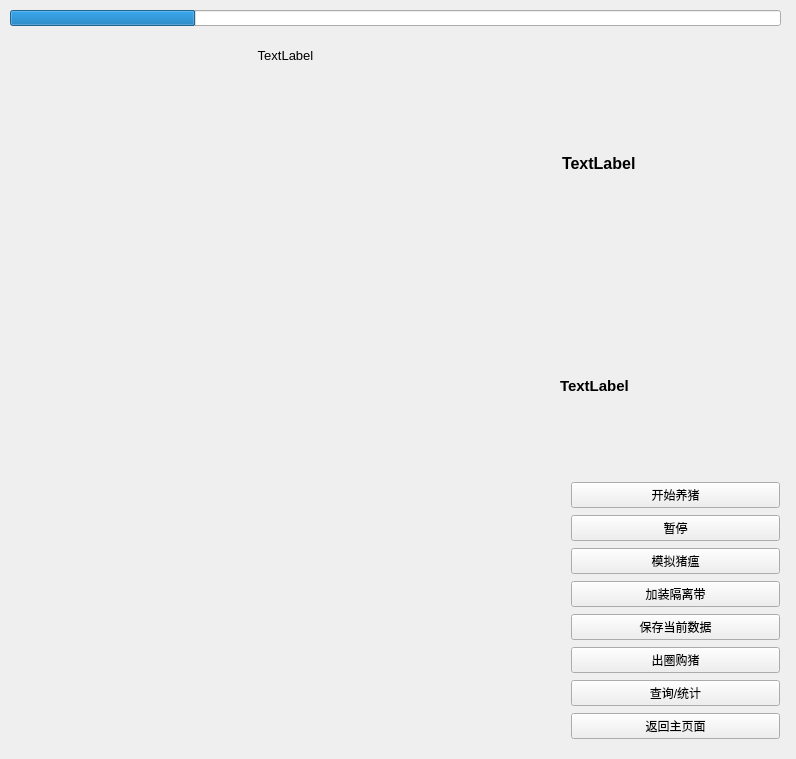
<?xml version="1.0" encoding="UTF-8"?>
<ui version="4.0">
 <class>MainWindow</class>
 <widget class="QMainWindow" name="MainWindow">
  <property name="geometry">
   <rect>
    <x>0</x>
    <y>0</y>
    <width>796</width>
    <height>759</height>
   </rect>
  </property>
  <property name="windowTitle">
   <string>MainWindow</string>
  </property>
  <widget class="QWidget" name="centralWidget">
   <widget class="QStackedWidget" name="stackedWidget">
    <property name="geometry">
     <rect>
      <x>0</x>
      <y>0</y>
      <width>791</width>
      <height>761</height>
     </rect>
    </property>
    <property name="currentIndex">
     <number>1</number>
    </property>
    <widget class="QWidget" name="pagestart">
     <layout class="QHBoxLayout" name="horizontalLayout_2">
      <item>
       <spacer name="horizontalSpacer">
        <property name="orientation">
         <enum>Qt::Horizontal</enum>
        </property>
        <property name="sizeType">
         <enum>QSizePolicy::Fixed</enum>
        </property>
        <property name="sizeHint" stdset="0">
         <size>
          <width>100</width>
          <height>20</height>
         </size>
        </property>
       </spacer>
      </item>
      <item>
       <widget class="QPushButton" name="startgame">
        <property name="text">
         <string>新的开始</string>
        </property>
       </widget>
      </item>
      <item>
       <widget class="QPushButton" name="readbutton">
        <property name="text">
         <string>读取上一次保存的数据</string>
        </property>
       </widget>
      </item>
      <item>
       <spacer name="horizontalSpacer_2">
        <property name="orientation">
         <enum>Qt::Horizontal</enum>
        </property>
        <property name="sizeType">
         <enum>QSizePolicy::Fixed</enum>
        </property>
        <property name="sizeHint" stdset="0">
         <size>
          <width>100</width>
          <height>20</height>
         </size>
        </property>
       </spacer>
      </item>
     </layout>
    </widget>
    <widget class="QWidget" name="pagemain">
     <widget class="QProgressBar" name="daytbar">
      <property name="geometry">
       <rect>
        <x>10</x>
        <y>10</y>
        <width>771</width>
        <height>16</height>
       </rect>
      </property>
      <property name="value">
       <number>24</number>
      </property>
      <property name="textVisible">
       <bool>false</bool>
      </property>
      <property name="orientation">
       <enum>Qt::Horizontal</enum>
      </property>
      <property name="invertedAppearance">
       <bool>false</bool>
      </property>
      <property name="textDirection">
       <enum>QProgressBar::TopToBottom</enum>
      </property>
     </widget>
     <widget class="QWidget" name="layoutWidget_2">
      <property name="geometry">
       <rect>
        <x>560</x>
        <y>470</y>
        <width>231</width>
        <height>281</height>
       </rect>
      </property>
      <layout class="QVBoxLayout" name="buttonlayout">
       <item>
        <widget class="QPushButton" name="startpig">
         <property name="text">
          <string>开始养猪</string>
         </property>
        </widget>
       </item>
       <item>
        <widget class="QPushButton" name="stoppig">
         <property name="text">
          <string>暂停</string>
         </property>
        </widget>
       </item>
       <item>
        <widget class="QPushButton" name="plague_pig">
         <property name="text">
          <string>模拟猪瘟</string>
         </property>
        </widget>
       </item>
       <item>
        <widget class="QPushButton" name="geli">
         <property name="text">
          <string>加装隔离带</string>
         </property>
        </widget>
       </item>
       <item>
        <widget class="QPushButton" name="savebutton">
         <property name="text">
          <string>保存当前数据</string>
         </property>
        </widget>
       </item>
       <item>
        <widget class="QPushButton" name="sellpig">
         <property name="text">
          <string>出圈购猪</string>
         </property>
        </widget>
       </item>
       <item>
        <widget class="QPushButton" name="to_check">
         <property name="text">
          <string>查询/统计</string>
         </property>
        </widget>
       </item>
       <item>
        <widget class="QPushButton" name="back_start">
         <property name="text">
          <string>返回主页面</string>
         </property>
        </widget>
       </item>
      </layout>
     </widget>
     <widget class="QChartView" name="chartweight" native="true">
      <property name="geometry">
       <rect>
        <x>10</x>
        <y>540</y>
        <width>551</width>
        <height>201</height>
       </rect>
      </property>
     </widget>
     <widget class="QChartView" name="chartnum" native="true">
      <property name="geometry">
       <rect>
        <x>10</x>
        <y>300</y>
        <width>551</width>
        <height>241</height>
       </rect>
      </property>
     </widget>
     <widget class="QChartView" name="charfeed" native="true">
      <property name="geometry">
       <rect>
        <x>10</x>
        <y>80</y>
        <width>551</width>
        <height>221</height>
       </rect>
      </property>
     </widget>
     <widget class="QLabel" name="mainlabel_up">
      <property name="geometry">
       <rect>
        <x>10</x>
        <y>30</y>
        <width>551</width>
        <height>51</height>
       </rect>
      </property>
      <property name="font">
       <font>
        <family>Arial</family>
        <pointsize>10</pointsize>
       </font>
      </property>
      <property name="text">
       <string>TextLabel</string>
      </property>
      <property name="scaledContents">
       <bool>true</bool>
      </property>
      <property name="alignment">
       <set>Qt::AlignCenter</set>
      </property>
     </widget>
     <widget class="QLabel" name="mainlabel_right">
      <property name="geometry">
       <rect>
        <x>562</x>
        <y>33</y>
        <width>221</width>
        <height>261</height>
       </rect>
      </property>
      <property name="font">
       <font>
        <family>Arial</family>
        <pointsize>12</pointsize>
        <weight>75</weight>
        <bold>true</bold>
       </font>
      </property>
      <property name="text">
       <string>TextLabel</string>
      </property>
     </widget>
     <widget class="QLabel" name="mainlabel_down">
      <property name="geometry">
       <rect>
        <x>560</x>
        <y>300</y>
        <width>221</width>
        <height>171</height>
       </rect>
      </property>
      <property name="font">
       <font>
        <family>Arial</family>
        <pointsize>11</pointsize>
        <weight>75</weight>
        <bold>true</bold>
       </font>
      </property>
      <property name="text">
       <string>TextLabel</string>
      </property>
     </widget>
    </widget>
    <widget class="QWidget" name="pagecheck">
     <widget class="QWidget" name="gridLayoutWidget">
      <property name="geometry">
       <rect>
        <x>0</x>
        <y>630</y>
        <width>791</width>
        <height>131</height>
       </rect>
      </property>
      <layout class="QGridLayout" name="gridLayout">
       <item row="0" column="1">
        <widget class="QPushButton" name="checkpig">
         <property name="text">
          <string>查询该猪</string>
         </property>
        </widget>
       </item>
       <item row="0" column="0">
        <widget class="QPushButton" name="checkjuan">
         <property name="text">
          <string>查询猪圈</string>
         </property>
        </widget>
       </item>
       <item row="1" column="1">
        <widget class="QLineEdit" name="pig_no"/>
       </item>
       <item row="1" column="0">
        <widget class="QLineEdit" name="juanpig_no"/>
       </item>
       <item row="0" column="2">
        <layout class="QVBoxLayout" name="verticalLayout">
         <item>
          <widget class="QPushButton" name="searchbutton">
           <property name="text">
            <string>查询近五年销售记录</string>
           </property>
          </widget>
         </item>
         <item>
          <widget class="QPushButton" name="savebutton_2">
           <property name="text">
            <string>保存当前数据</string>
           </property>
          </widget>
         </item>
        </layout>
       </item>
       <item row="1" column="2">
        <widget class="QPushButton" name="back_main">
         <property name="text">
          <string>返回</string>
         </property>
        </widget>
       </item>
      </layout>
     </widget>
     <widget class="QLabel" name="checklabel_right">
      <property name="geometry">
       <rect>
        <x>572</x>
        <y>3</y>
        <width>221</width>
        <height>621</height>
       </rect>
      </property>
      <property name="font">
       <font>
        <family>Arial</family>
        <pointsize>11</pointsize>
        <weight>75</weight>
        <bold>true</bold>
       </font>
      </property>
      <property name="text">
       <string>TextLabel</string>
      </property>
     </widget>
     <widget class="QLabel" name="pig_image">
      <property name="geometry">
       <rect>
        <x>2</x>
        <y>3</y>
        <width>561</width>
        <height>621</height>
       </rect>
      </property>
      <property name="text">
       <string>TextLabel</string>
      </property>
     </widget>
    </widget>
   </widget>
  </widget>
 </widget>
 <layoutdefault spacing="6" margin="11"/>
 <customwidgets>
  <customwidget>
   <class>QChartView</class>
   <extends>QWidget</extends>
   <header location="global">qchartview.h</header>
   <container>1</container>
  </customwidget>
 </customwidgets>
 <resources/>
 <connections/>
</ui>
